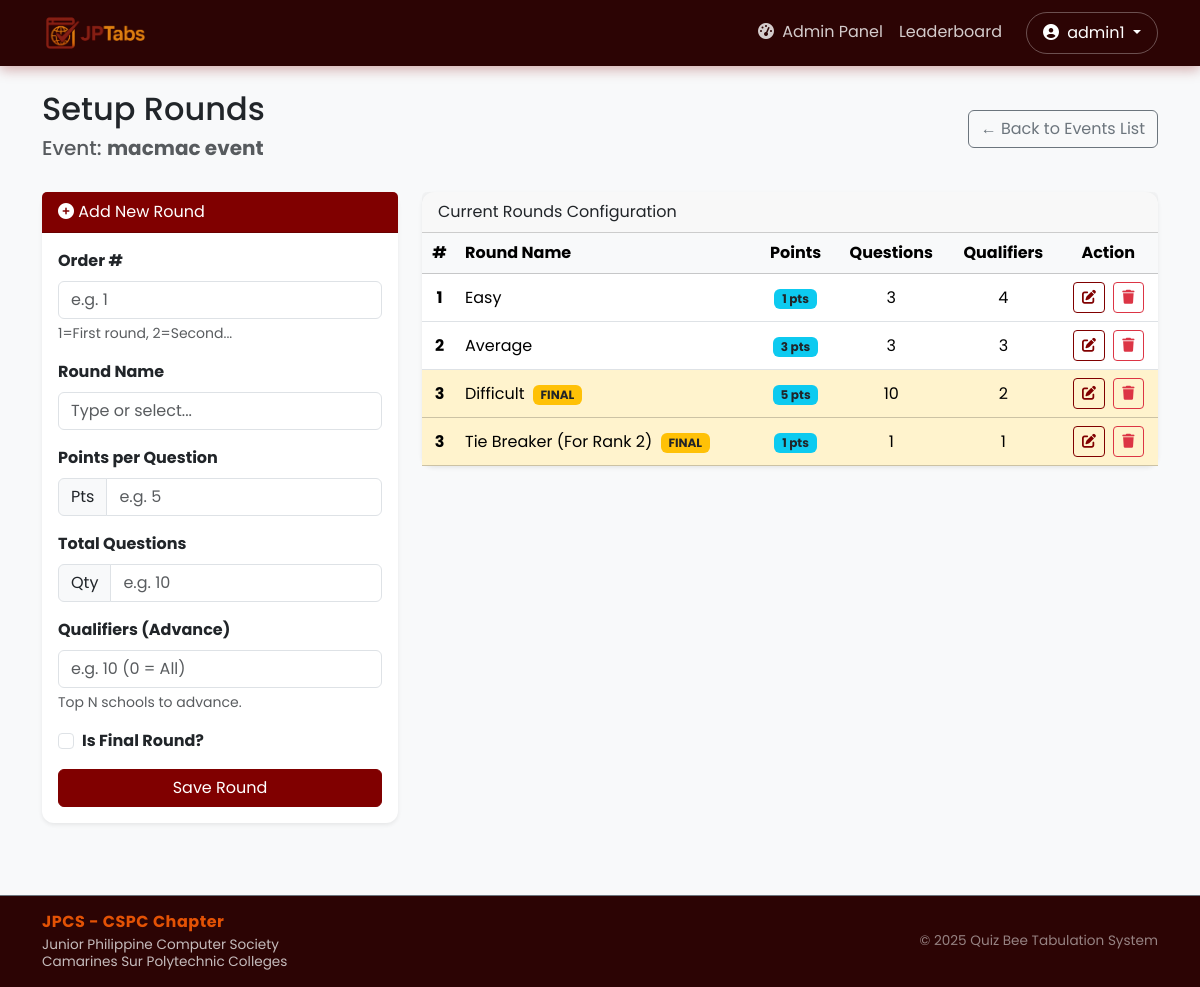
Screenshot of /admin/round-setup/2 (signed in) with the database file from the repository.
### website/models.py (models this page shows, shortened)
class User(db.Model, UserMixin):
    id = db.Column(db.Integer, primary_key=True)
    username = db.Column(db.String(150), unique=True, nullable=False)
    password = db.Column(db.String(150), nullable=False)
    first_name = db.Column(db.String(150))
    role = db.Column(db.String(50))  # 'admin' or 'tabulator'
    schools_assigned = db.relationship('School', backref='tabulator', lazy=True)

class Event(db.Model):
    id = db.Column(db.Integer, primary_key=True)
    name = db.Column(db.String(150), nullable=False)
    is_active = db.Column(db.Boolean, default=False, index=True)
    scoring_type = db.Column(db.String(50), default='per_round')
    schools = db.relationship('School', backref='event', cascade='all, delete-orphan')
    rounds = db.relationship('Round', backref='event', cascade='all, delete-orphan')

class Round(db.Model):
    id = db.Column(db.Integer, primary_key=True)
    event_id = db.Column(db.Integer, db.ForeignKey('event.id'), nullable=False)
    number = db.Column(db.Integer, nullable=False)
    difficulty = db.Column(db.String(50), nullable=False)
    points = db.Column(db.Integer, nullable=False)
    total_questions = db.Column(db.Integer, nullable=False)
    is_active = db.Column(db.Boolean, default=False)
    qualifying_count = db.Column(db.Integer, default=0)
    is_final = db.Column(db.Boolean, default=False)
    participating_school_ids = db.Column(db.String(200), nullable=True)
    scores = db.relationship('Score', backref='round', cascade='all, delete-orphan')

### website/views.py (the view, shortened to what this page needs)
@views.route('/admin/round-setup/<int:event_id>', methods=['GET', 'POST'])
@login_required
def round_setup(event_id):
    if current_user.role != 'admin': return "Unauthorized", 403
    event = Event.query.get_or_404(event_id)
    rounds = Round.query.filter_by(event_id=event.id).order_by(Round.number.asc()).all()
    return render_template('admin/round_setup.html', event=event, rounds=rounds)

### website/__init__.py (called while the page is built)
def create_app():
    app = Flask(__name__)
    app.config['SECRET_KEY'] = 'kyle heineken lee'
    app.config['SQLALCHEMY_DATABASE_URI'] = f'sqlite:///{DB_NAME}'
    db.init_app(app)
    from .models import User
    from .views import views
    from .auth import auth
    app.register_blueprint(views, url_prefix='/')
    app.register_blueprint(auth, url_prefix='/')
    login_manager.init_app(app)
    @login_manager.user_loader
    def load_user(id):
        return User.query.get(int(id))
    return app

### website/templates/admin/round_setup.html (shortened to what this page needs)
{% extends "base.html" %}
{% block content %}
<div class="container mt-4">
    <div class="d-flex justify-content-between align-items-center mb-4">
        <div>
            <h2>Setup Rounds</h2>
            <h5 class="text-muted">Event: <strong>{{ event.name }}</strong></h5>
        </div>
        <a href="{{ url_for('views.event_registration') }}" class="btn btn-outline-secondary">
            &larr; Back to Events List
        </a>
    </div>
    <div class="row">
        <div class="col-md-4">
            <div class="card shadow-sm border-primary mb-4">
                <div class="card-header bg-primary text-white">
                    <i class="fas fa-plus-circle"></i> Add New Round
                </div>
                <div class="card-body">
                    <form method="POST">
                        <div class="mb-3">
                            <label class="form-label fw-bold">Order #</label>
                            <input type="number" name="round_number" class="form-control" placeholder="e.g. 1" required>
                            <div class="form-text">1=First round, 2=Second...</div>
                        </div>
                        <div class="mb-3">
                            <label class="form-label fw-bold">Round Name</label>
                            <input type="text" name="difficulty" class="form-control" list="difficultyOptions" placeholder="Type or select..." required>
                        </div>
                        <div class="mb-3">
                            <label class="form-label fw-bold">Points per Question</label>
                            <div class="input-group">
                                <span class="input-group-text">Pts</span>
                                <input type="number" name="points" class="form-control" placeholder="e.g. 5" required>
                            </div>
                        </div>
                        <div class="mb-3">
                            <label class="form-label fw-bold">Total Questions</label>
                            <div class="input-group">
                                <span class="input-group-text">Qty</span>
                                <input type="number" name="total_questions" class="form-control" placeholder="e.g. 10" required>
                            </div>
                        </div>
                        <div class="mb-3">
                            <label class="form-label fw-bold">Qualifiers (Advance)</label>
                            <input type="number" name="qualifying_count" class="form-control" placeholder="e.g. 10 (0 = All)">
                            <div class="form-text">Top N schools to advance.</div>
                        </div>
                        <div class="mb-3 form-check">
                            <input type="checkbox" class="form-check-input" id="is_final" name="is_final">
                            <label class="form-check-label fw-bold" for="is_final">Is Final Round?</label>
                        </div>
                        <button type="submit" class="btn btn-primary w-100">Save Round</button>
                    </form>
                </div>
            </div>
        </div>
        <div class="col-md-8">
            <div class="card shadow-sm">
                <div class="card-header">
                    Current Rounds Configuration
                </div>
                <div class="card-body p-0">
                    <table class="table table-hover mb-0 align-middle text-center">
                        <thead class="table-light">
                            <tr>
                                <th>#</th>
                                <th class="text-start">Round Name</th>
                                <th>Points</th>
                                <th>Questions</th>
                                <th>Qualifiers</th>
                                <th>Action</th>
                            </tr>
                        </thead>
                        <tbody>
                            {% for round in rounds %}
                            <tr class="{% if round.is_final %}table-warning{% endif %}">
                                <td class="fw-bold">{{ round.number }}</td>
                                <td class="text-start">
                                    {{ round.difficulty }}
                                    {% if round.is_final %}<span class="badge bg-warning text-dark ms-1">FINAL</span>{% endif %}
                                </td>
                                <td><span class="badge bg-info text-dark">{{ round.points }} pts</span></td>
                                <td>{{ round.total_questions }}</td>
                                <td>{{ round.qualifying_count if round.qualifying_count > 0 else "All" }}</td>
                                <td>
                                    <button type="button" class="btn btn-sm btn-outline-primary me-1"
                                            data-bs-toggle="modal"
                                            data-bs-target="#editRoundModal{{ round.id }}">
                                        <i class="fas fa-edit"></i>
                                    </button>
                                    <form method="POST" action="{{ url_for('views.delete_round', round_id=round.id) }}" class="d-inline">
                                        <button type="submit" class="btn btn-sm btn-outline-danger" onclick="return confirm('Delete this round?')">
                                            <i class="fas fa-trash"></i>
                                        </button>
                                    </form>
                                </td>
                            </tr>
                            {% else %}
                            <tr>
                                <td colspan="6" class="text-center text-muted py-5">
                                    <em>No rounds created yet.</em>
                                </td>
                            </tr>
                            {% endfor %}
                        </tbody>
                    </table>
                </div>
            </div>
        </div>
    </div>
</div>
{% endblock %}

### website/templates/base.html (shortened to what this page needs)
<!DOCTYPE html>
<html lang="en">
<head>
    <link href="https://cdn.jsdelivr.net/npm/bootstrap@5.3.2/dist/css/bootstrap.min.css" rel="stylesheet">
    <link rel="stylesheet" href="https://cdnjs.cloudflare.com/ajax/libs/font-awesome/6.4.2/css/all.min.css">
</head>
<body>
    <nav class="navbar navbar-expand-lg navbar-dark sticky-top">
        <div class="container">
            <a class="navbar-brand" href="/">
                <img src="{{ url_for('static', filename='JPTABS.png') }}" alt="JPCS Logo" class="nav-logo p-1">
            </a>
            <div class="collapse navbar-collapse" id="navbarContent">
                <ul class="navbar-nav ms-auto mb-2 mb-lg-0">
                    {% if current_user.is_authenticated %}
                        <li class="nav-item">
                            {% if current_user.role == 'admin' %}
                                <a class="nav-link" href="{{ url_for('views.admin_dashboard') }}">
                                    <i class="fas fa-tachometer-alt me-1"></i> Admin Panel
                                </a>
                            {% else %}
                                <a class="nav-link" href="{{ url_for('views.tabulator_dashboard') }}">
                                    <i class="fas fa-edit me-1"></i> Tabulator Panel
                                </a>
                            {% endif %}
                        </li>
                    {% else %}
                        <li class="nav-item">
                            <a class="nav-link" href="{{ url_for('views.home') }}">Home</a>
                        </li>
                    {% endif %}
                    <li class="nav-item">
                        <a class="nav-link" href="{{ url_for('views.leaderboard') }}">Leaderboard</a>
                    </li>
                    {% if current_user.is_authenticated %}
                        <li class="nav-item dropdown ms-lg-3">
                            <a class="nav-link dropdown-toggle btn btn-outline-light rounded-pill px-3" href="#" role="button" data-bs-toggle="dropdown" style="color: white !important; border: 1px solid rgba(255,255,255,0.3);">
                                <i class="fas fa-user-circle me-1"></i> {{ current_user.username }}
                            </a>
                        </li>
                    {% else %}
                        <li class="nav-item ms-lg-3">
                            <a class="nav-link btn btn-warning text-dark px-3 rounded-pill fw-bold" href="{{ url_for('auth.login') }}" style="color: #2C0404 !important;">
                                Login
                            </a>
                        </li>
                    {% endif %}
                </ul>
            </div>
        </div>
    </nav>
    <div class="flex-grow-1 d-flex flex-column">
        {% block content %}{% endblock %}
    </div>
    <footer class="text-white py-3 mt-5 border-top border-secondary" style="background-color: var(--jpcs-dark) !important; font-size: 0.85rem;">
        <div class="container">
            <div class="row align-items-center">
                <div class="col-md-8 text-md-start text-center mb-2 mb-md-0">
                    <h6 class="fw-bold mb-1" style="color: var(--jpcs-orange); letter-spacing: 0.5px;">JPCS - CSPC Chapter</h6>
                    <div class="text-light opacity-75" style="line-height: 1.3;">
                        Junior Philippine Computer Society<br>
                        Camarines Sur Polytechnic Colleges
                    </div>
                </div>
                <div class="col-md-4 text-md-end text-center">
                    <a href="{{ url_for('views.about') }}" class="text-white-50 text-decoration-none footer-link">
                        &copy; 2025 Quiz Bee Tabulation System
                    </a>
                </div>
            </div>
        </div>
    </footer>
</body>
</html>

### website/templates/base.html (style rules this page uses)
:root { --jpcs-maroon: #800000; --jpcs-orange: #E35205; --jpcs-dark: #2C0404; --jpcs-light: #FFF5F0; }
body { font-family: 'Poppins', sans-serif; background-color: #f8f9fa; display: flex; flex-direction: column; min-height: 100vh; }
.navbar { background-color: var(--jpcs-dark) !important; box-shadow: 0 4px 12px rgba(128, 0, 0, 0.3); }
.navbar-brand { color: var(--jpcs-orange) !important; font-weight: 700; letter-spacing: 1px; }
.nav-link { color: rgba(255, 255, 255, 0.8) !important; }
.btn-primary { background-color: var(--jpcs-maroon); border-color: var(--jpcs-maroon); }
.btn-outline-primary { color: var(--jpcs-maroon); border-color: var(--jpcs-maroon); }
.card { border: none; border-radius: 12px; }
.card-header.bg-primary { background-color: var(--jpcs-maroon) !important; }
.nav-logo { height: 40px; vertical-align: middle; }

### rows the page displays
User: username "admin1"
Event: name "macmac event"
Round: number "1", difficulty "Easy", points "1", total_questions "3", qualifying_count "4"
Round: number "2", difficulty "Average", points "3", total_questions "3", qualifying_count "3"
Round: number "3", difficulty "Difficult", is_final "FINAL", points "5", total_questions "10", qualifying_count "2"
Round: number "3", difficulty "Tie Breaker (For Rank 2)", is_final "FINAL", points "1", total_questions "1", qualifying_count "1"
